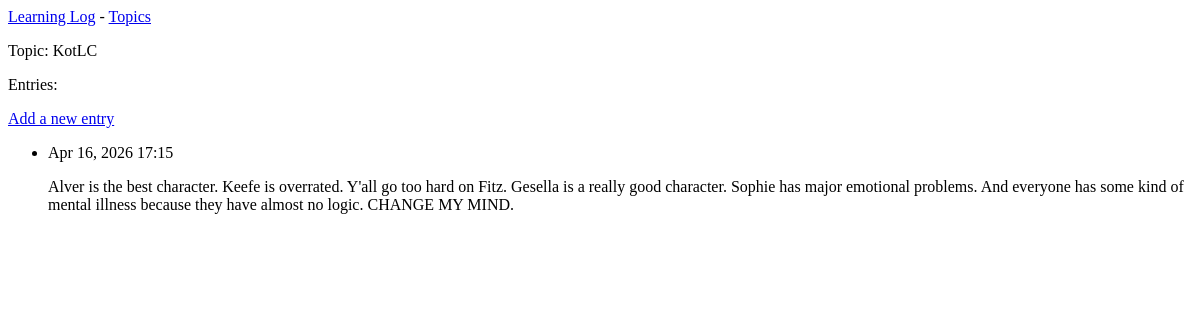
Page /topics/3/ on the earlier database version.
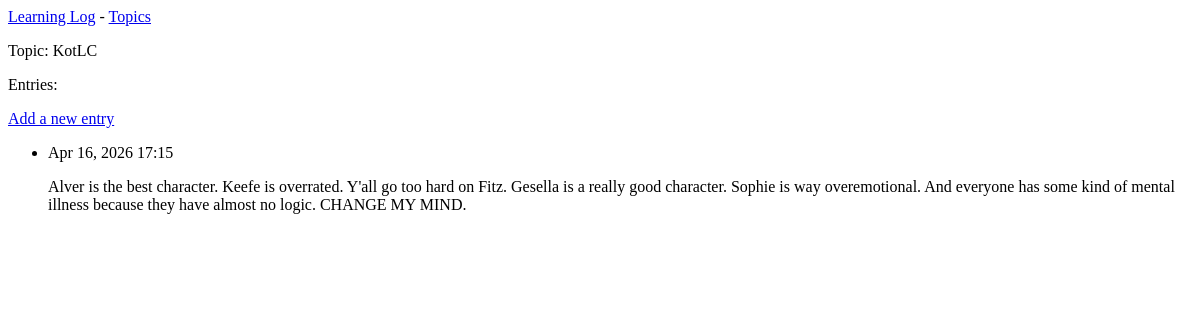
Same page on the later database version.
### learning_logs/models.py (models this page shows, shortened)
class Entry(models.Model):
    topic = models.ForeignKey(Topic, on_delete=models.CASCADE)
    text = models.TextField()
    date_added = models.DateTimeField(auto_now_add=True)
    class Meta:
        verbose_name_plural = 'entries'

### learning_logs/views.py (the view)
# urls.py: path('topics/<int:topic_id>/', views.topic, name='topic'),
def topic (request, topic_id):
    topic = Topic.objects.get(id=topic_id)
    entries = topic.entry_set.order_by('-date_added')
    context = {'topic': topic, 'entries': entries}
    return render(request, 'learning_logs/topic.html', context)

### learning_logs/templates/learning_logs/topic.html
{% extends 'learning_logs/base.html' %}
{% block content %}
  <p>Topic: {{ topic.text }}</p>
  <p>Entries:</p>
  <p>
    <a href="{% url 'learning_logs:new_entry' topic.id %}">Add a new entry</a>
  </p>
  <ul>
    {% for entry in entries %}
      <li>
        <p>{{entry.date_added|date:'M d, Y H:i' }}</p>
         <p>{{ entry.text|linebreaks }}</p>
      </li>
    {% empty %}
      <li>There are no entries for this topic yet.</li>
    {% endfor %}
  </ul>
{% endblock content %}

Differences in the rows shown:
changed Entry: text "…really good character. Sophie has major emotional problems. And everyone has some…" → "…really good character. Sophie is way overemotional. And everyone has some…"
